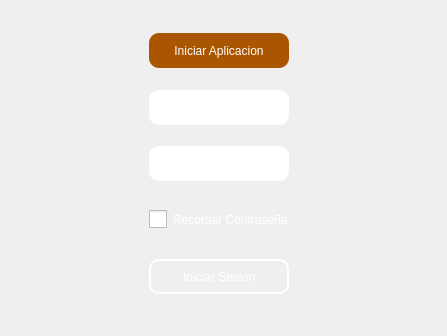
<?xml version="1.0" encoding="UTF-8"?>
<ui version="4.0">
 <class>MainWindow</class>
 <widget class="QMainWindow" name="MainWindow">
  <property name="geometry">
   <rect>
    <x>0</x>
    <y>0</y>
    <width>447</width>
    <height>336</height>
   </rect>
  </property>
  <property name="windowTitle">
   <string>Login</string>
  </property>
  <widget class="QWidget" name="centralwidget">
   <layout class="QVBoxLayout" name="verticalLayout">
    <property name="leftMargin">
     <number>0</number>
    </property>
    <property name="topMargin">
     <number>0</number>
    </property>
    <item>
     <widget class="QFrame" name="frame_2">
      <property name="styleSheet">
       <string notr="true">QFrame{
	background-image: url(:/fondo/imagen-llamativa-cintas-sobre-fondo-oscuro-generacion-ai_724548-22165.jpg);
	
border-radius:10px;

}</string>
      </property>
      <property name="frameShape">
       <enum>QFrame::StyledPanel</enum>
      </property>
      <property name="frameShadow">
       <enum>QFrame::Raised</enum>
      </property>
      <layout class="QHBoxLayout" name="horizontalLayout">
       <item>
        <spacer name="horizontalSpacer">
         <property name="orientation">
          <enum>Qt::Horizontal</enum>
         </property>
         <property name="sizeHint" stdset="0">
          <size>
           <width>104</width>
           <height>20</height>
          </size>
         </property>
        </spacer>
       </item>
       <item>
        <layout class="QVBoxLayout" name="verticalLayout_3"/>
       </item>
       <item>
        <widget class="QFrame" name="frame_3">
         <property name="maximumSize">
          <size>
           <width>400</width>
           <height>600</height>
          </size>
         </property>
         <property name="styleSheet">
          <string notr="true">QLabel{	
color:rgb(255,255,254);
font: 12pt&quot;Arial&quot;;
background-color: rgb(170, 85, 0);;
}

QLineEdit{
/*background-color:rgba(0,0,0);
border-radius:10px;
font:12pt&quot;Arial&quot;;
color:rgb(255,255,254);
border:2px solid rgb(255,255,255);*/
border-radius:10px;
font:12pt&quot;Arial&quot;;
color:rgb(255,255,254);


}

QLineEdit:hover{
/*background-color:rgba(0,0,0);
background-color: :rgba(12,12,12);
border-radius:10px;
font:12pt&quot;Arial&quot;;
border:2px solid rgb(120,0,171);*/

border-radius:10px;
font:12pt&quot;Arial&quot;;
/*color: rgb(255,255,255);*/
border:2px solid rgb(120,0,171);
  background-color: rgb(170, 85, 0);
}

QLineEdit:focus{
background-color:rgba(0,0,0);
border-radius:10px;
font:12pt&quot;Arial&quot;;
border:2px solid rgb(120,0,171);
}

QCheckBox{
font:12pt&quot;Arial&quot;;
color: rgb(255,255,255);
}

QCheckBox::indicator{
width:18px;
height:18px;
}

QPushButton{
border-radius:10px;
font:12pt&quot;Arial&quot;;
color:rgb(255,255,254);
border:2px solid #ffffff;
}
QPushButton:hover{
border-radius:10px;
font:12pt&quot;Arial&quot;;
color: rgb(255,255,255);
border:2px solid rgb(120,0,171);
  background-color: rgb(170, 85, 0);
}
</string>
         </property>
         <property name="frameShape">
          <enum>QFrame::StyledPanel</enum>
         </property>
         <property name="frameShadow">
          <enum>QFrame::Raised</enum>
         </property>
         <layout class="QVBoxLayout" name="verticalLayout_2">
          <item>
           <spacer name="verticalSpacer">
            <property name="orientation">
             <enum>Qt::Vertical</enum>
            </property>
            <property name="sizeHint" stdset="0">
             <size>
              <width>20</width>
              <height>40</height>
             </size>
            </property>
           </spacer>
          </item>
          <item>
           <widget class="QLabel" name="label">
            <property name="minimumSize">
             <size>
              <width>0</width>
              <height>35</height>
             </size>
            </property>
            <property name="maximumSize">
             <size>
              <width>16777215</width>
              <height>50</height>
             </size>
            </property>
            <property name="text">
             <string>Iniciar Aplicacion</string>
            </property>
            <property name="alignment">
             <set>Qt::AlignCenter</set>
            </property>
           </widget>
          </item>
          <item>
           <spacer name="verticalSpacer_3">
            <property name="orientation">
             <enum>Qt::Vertical</enum>
            </property>
            <property name="sizeHint" stdset="0">
             <size>
              <width>20</width>
              <height>40</height>
             </size>
            </property>
           </spacer>
          </item>
          <item>
           <widget class="QLineEdit" name="lineEdit">
            <property name="minimumSize">
             <size>
              <width>0</width>
              <height>35</height>
             </size>
            </property>
            <property name="maximumSize">
             <size>
              <width>16777215</width>
              <height>35</height>
             </size>
            </property>
            <property name="styleSheet">
             <string notr="true">image: url(:/prefijoNuevo/perfil-del-usuario.png);</string>
            </property>
            <property name="text">
             <string/>
            </property>
            <property name="echoMode">
             <enum>QLineEdit::Normal</enum>
            </property>
           </widget>
          </item>
          <item>
           <spacer name="verticalSpacer_4">
            <property name="orientation">
             <enum>Qt::Vertical</enum>
            </property>
            <property name="sizeHint" stdset="0">
             <size>
              <width>20</width>
              <height>40</height>
             </size>
            </property>
           </spacer>
          </item>
          <item>
           <widget class="QLineEdit" name="lineEdit_2">
            <property name="minimumSize">
             <size>
              <width>0</width>
              <height>35</height>
             </size>
            </property>
            <property name="maximumSize">
             <size>
              <width>16777215</width>
              <height>35</height>
             </size>
            </property>
            <property name="styleSheet">
             <string notr="true">image: url(:/prefijoNuevo/cerrar-con-llave.png);</string>
            </property>
            <property name="text">
             <string/>
            </property>
            <property name="echoMode">
             <enum>QLineEdit::Password</enum>
            </property>
           </widget>
          </item>
          <item>
           <spacer name="verticalSpacer_5">
            <property name="orientation">
             <enum>Qt::Vertical</enum>
            </property>
            <property name="sizeHint" stdset="0">
             <size>
              <width>20</width>
              <height>40</height>
             </size>
            </property>
           </spacer>
          </item>
          <item>
           <widget class="QCheckBox" name="checkBox">
            <property name="minimumSize">
             <size>
              <width>0</width>
              <height>35</height>
             </size>
            </property>
            <property name="maximumSize">
             <size>
              <width>16777215</width>
              <height>35</height>
             </size>
            </property>
            <property name="text">
             <string>Recordar Contraseña</string>
            </property>
           </widget>
          </item>
          <item>
           <spacer name="verticalSpacer_6">
            <property name="orientation">
             <enum>Qt::Vertical</enum>
            </property>
            <property name="sizeHint" stdset="0">
             <size>
              <width>20</width>
              <height>40</height>
             </size>
            </property>
           </spacer>
          </item>
          <item>
           <widget class="QPushButton" name="pushButton">
            <property name="minimumSize">
             <size>
              <width>0</width>
              <height>35</height>
             </size>
            </property>
            <property name="maximumSize">
             <size>
              <width>16777215</width>
              <height>35</height>
             </size>
            </property>
            <property name="text">
             <string>Iniciar Sesion</string>
            </property>
           </widget>
          </item>
          <item>
           <spacer name="verticalSpacer_2">
            <property name="orientation">
             <enum>Qt::Vertical</enum>
            </property>
            <property name="sizeHint" stdset="0">
             <size>
              <width>20</width>
              <height>40</height>
             </size>
            </property>
           </spacer>
          </item>
         </layout>
        </widget>
       </item>
       <item>
        <spacer name="horizontalSpacer_2">
         <property name="orientation">
          <enum>Qt::Horizontal</enum>
         </property>
         <property name="sizeHint" stdset="0">
          <size>
           <width>104</width>
           <height>20</height>
          </size>
         </property>
        </spacer>
       </item>
      </layout>
     </widget>
    </item>
   </layout>
  </widget>
 </widget>
 <resources>
  <include location="recursos/image.qrc"/>
 </resources>
 <connections/>
</ui>
